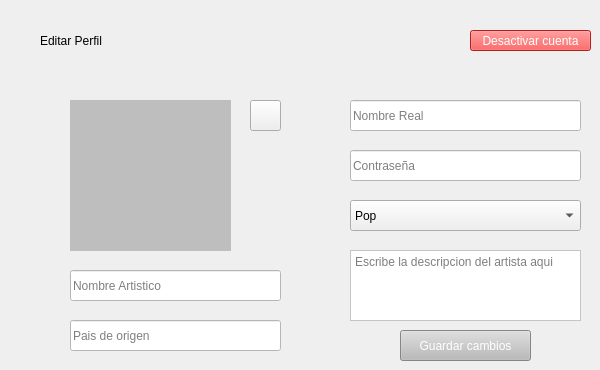
          <widget class="QWidget" name="page_3">
           <widget class="QLabel" name="label_10">
            <property name="geometry">
             <rect>
              <x>40</x>
              <y>30</y>
              <width>231</width>
              <height>21</height>
             </rect>
            </property>
            <property name="text">
             <string>Editar Perfil</string>
            </property>
           </widget>
           <widget class="QLineEdit" name="editUserLbl">
            <property name="geometry">
             <rect>
              <x>70</x>
              <y>270</y>
              <width>211</width>
              <height>31</height>
             </rect>
            </property>
            <property name="styleSheet">
             <string notr="true">background-color: rgb(255, 255, 255);</string>
            </property>
            <property name="text">
             <string/>
            </property>
            <property name="placeholderText">
             <string>Nombre Artistico</string>
            </property>
           </widget>
           <widget class="QLineEdit" name="editNomLbl">
            <property name="geometry">
             <rect>
              <x>350</x>
              <y>100</y>
              <width>231</width>
              <height>31</height>
             </rect>
            </property>
            <property name="styleSheet">
             <string notr="true">background-color: rgb(255, 255, 255);</string>
            </property>
            <property name="text">
             <string/>
            </property>
            <property name="placeholderText">
             <string>Nombre Real</string>
            </property>
           </widget>
           <widget class="QLineEdit" name="editPaisLbl">
            <property name="geometry">
             <rect>
              <x>70</x>
              <y>320</y>
              <width>211</width>
              <height>31</height>
             </rect>
            </property>
            <property name="styleSheet">
             <string notr="true">background-color: rgb(255, 255, 255);</string>
            </property>
            <property name="text">
             <string/>
            </property>
            <property name="placeholderText">
             <string>Pais de origen</string>
            </property>
           </widget>
           <widget class="QLineEdit" name="editPassLbl">
            <property name="geometry">
             <rect>
              <x>350</x>
              <y>150</y>
              <width>231</width>
              <height>31</height>
             </rect>
            </property>
            <property name="styleSheet">
             <string notr="true">background-color: rgb(255, 255, 255);</string>
            </property>
            <property name="text">
             <string/>
            </property>
            <property name="placeholderText">
             <string>Contraseña</string>
            </property>
           </widget>
           <widget class="QLabel" name="editPerfilLbl">
            <property name="geometry">
             <rect>
              <x>70</x>
              <y>100</y>
              <width>161</width>
              <height>151</height>
             </rect>
            </property>
            <property name="autoFillBackground">
             <bool>false</bool>
            </property>
            <property name="styleSheet">
             <string notr="true">background-color: rgb(190, 190, 190);</string>
            </property>
            <property name="text">
             <string/>
            </property>
            <property name="scaledContents">
             <bool>true</bool>
            </property>
           </widget>
           <widget class="QToolButton" name="editUploadButton">
            <property name="geometry">
             <rect>
              <x>250</x>
              <y>100</y>
              <width>31</width>
              <height>31</height>
             </rect>
            </property>
            <property name="text">
             <string/>
            </property>
           </widget>
           <widget class="QToolButton" name="editGuardarButton">
            <property name="geometry">
             <rect>
              <x>400</x>
              <y>330</y>
              <width>131</width>
              <height>31</height>
             </rect>
            </property>
            <property name="styleSheet">
             <string notr="true">color: rgb(255, 255, 255);
background-color: rgb(186, 186, 186);</string>
            </property>
            <property name="text">
             <string>Guardar cambios</string>
            </property>
           </widget>
           <widget class="QTextEdit" name="editDescLbl">
            <property name="geometry">
             <rect>
              <x>350</x>
              <y>250</y>
              <width>231</width>
              <height>71</height>
             </rect>
            </property>
            <property name="styleSheet">
             <string notr="true">background-color: rgb(255, 255, 255);</string>
            </property>
            <property name="placeholderText">
             <string>Escribe la descripcion del artista aqui</string>
            </property>
           </widget>
           <widget class="QToolButton" name="toolButton_upload_5">
            <property name="geometry">
             <rect>
              <x>470</x>
              <y>30</y>
              <width>121</width>
              <height>21</height>
             </rect>
            </property>
            <property name="styleSheet">
             <string notr="true">color: rgb(255, 255, 255);
background-color: rgb(255, 42, 42);</string>
            </property>
            <property name="text">
             <string>Desactivar cuenta</string>
            </property>
           </widget>
           <widget class="QComboBox" name="editGeneroCB">
            <property name="geometry">
             <rect>
              <x>350</x>
              <y>200</y>
              <width>231</width>
              <height>31</height>
             </rect>
            </property>
            <property name="styleSheet">
             <string notr="true"/>
            </property>
            <item>
             <property name="text">
              <string>Pop</string>
             </property>
            </item>
            <item>
             <property name="text">
              <string>Corridos</string>
             </property>
            </item>
            <item>
             <property name="text">
              <string>Cristiano</string>
             </property>
            </item>
            <item>
             <property name="text">
              <string>Electronica</string>
             </property>
            </item>
            <item>
             <property name="text">
              <string>Regueton</string>
             </property>
            </item>
            <item>
             <property name="text">
              <string>Rock</string>
             </property>
            </item>
            <item>
             <property name="text">
              <string>Clasica</string>
             </property>
            </item>
           </widget>
          </widget>
